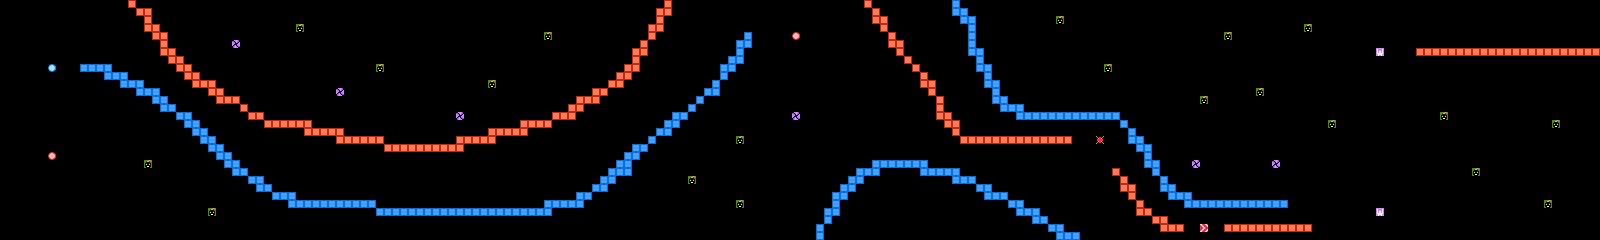

Rendered tile map (Tiled .tmx) drawn with the repository's tilesets; below, a short description and the map source with its tile grids summarised:
An orthogonal 200x30 tile map with 8x8 px tiles, 1 tile layer (layer), 2 tilesets.

<map version="1.0" orientation="orthogonal" width="200" height="30" tilewidth="8" tileheight="8">
 <tileset firstgid="1" name="chip" tilewidth="8" tileheight="8">
  <image source="chip.png" width="128" height="128" />
 </tileset>
 <tileset firstgid="257" name="chip" tilewidth="8" tileheight="8">
  <image source="../chip.png" width="128" height="128" />
 </tileset>
 <layer name="layer" width="200" height="30">
  <properties>
   <property name="object" value="true" />
  </properties>
  <data>[6000 cells, 437 non-empty, 9 distinct tile ids]</data>
 </layer>
</map>
